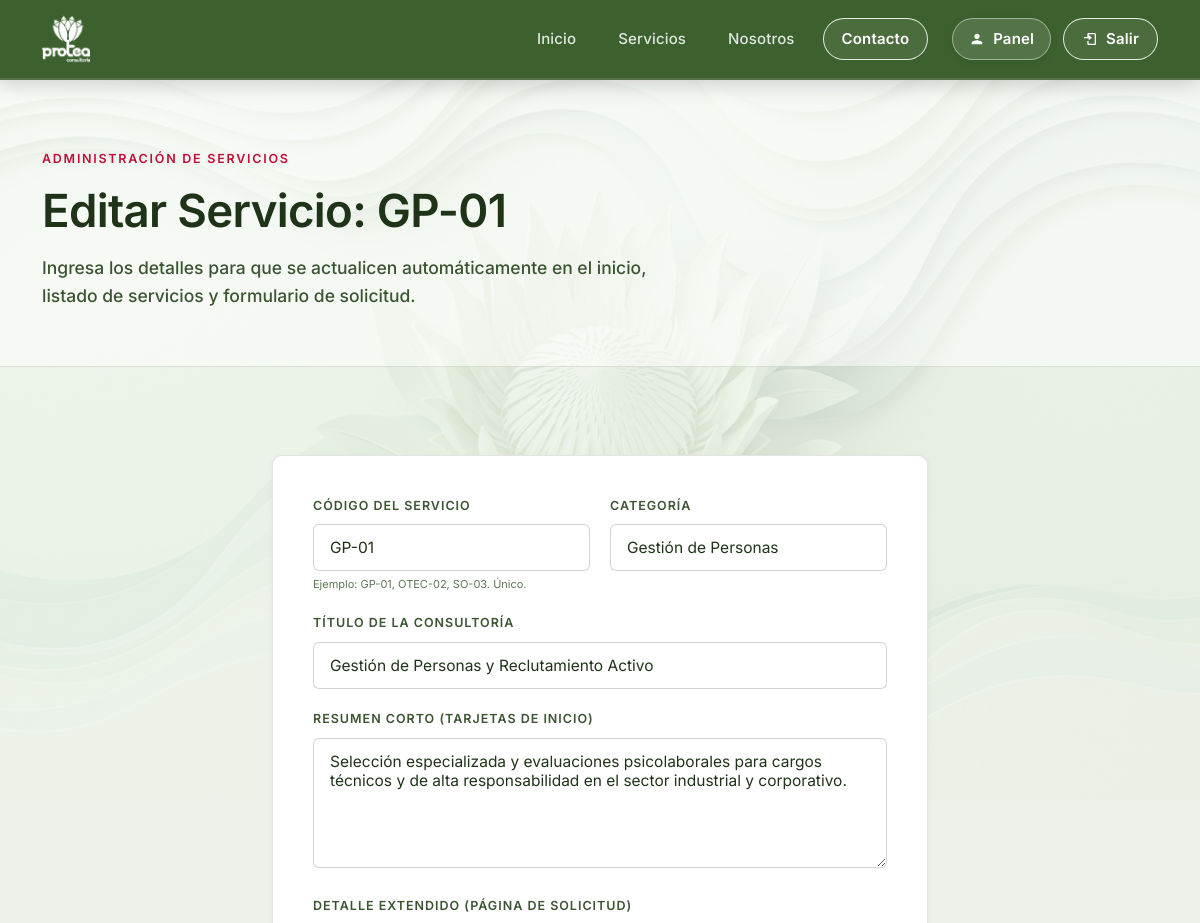
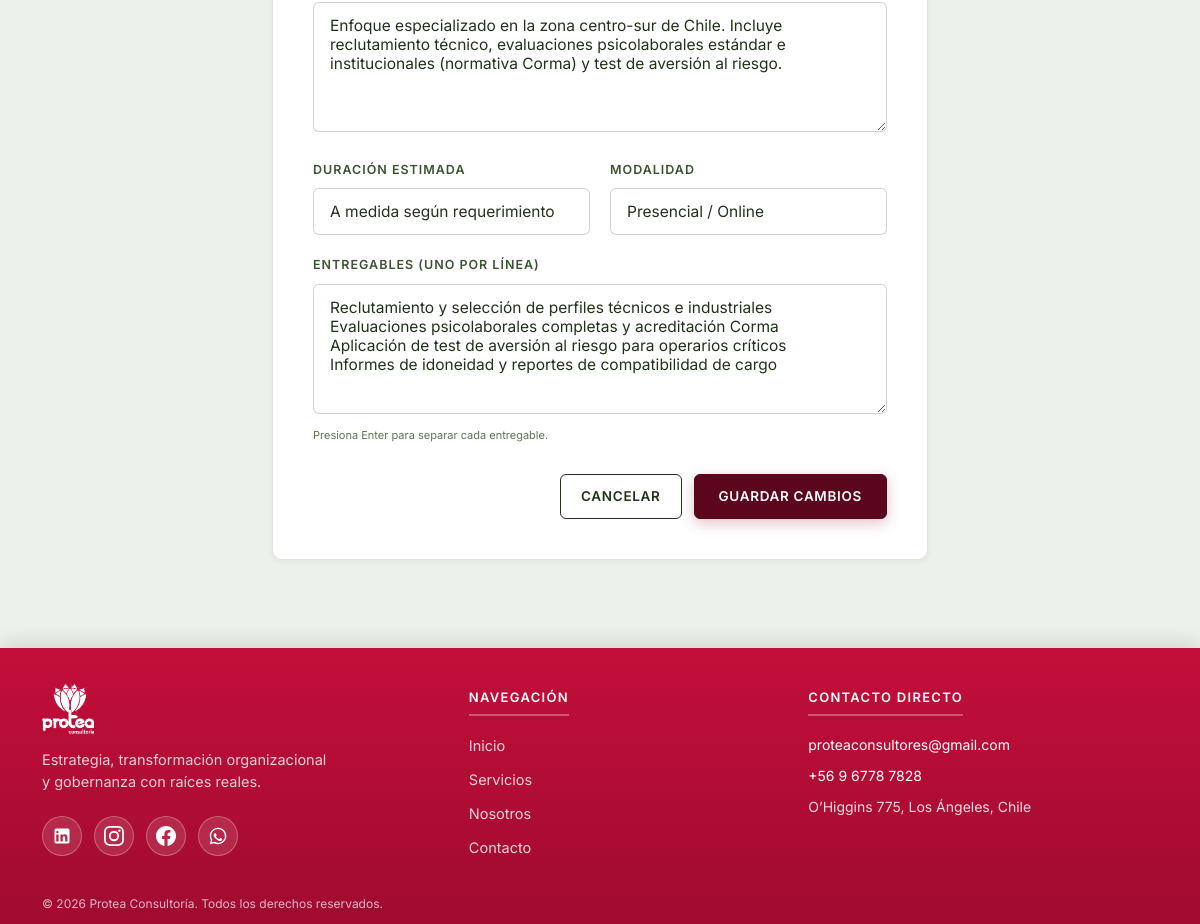
Page /dashboard/servicio/editar/GP-01/ (signed in) on the committed database (2 pictures, top to bottom).
### core/models.py (models this page shows, shortened)
class Servicio(models.Model):
    codigo = models.CharField(max_length=20, unique=True, primary_key=True)
    categoria = models.CharField(max_length=100)
    titulo = models.CharField(max_length=200)
    resumen = models.TextField()
    detalle = models.TextField()
    encuesta_nombre = models.CharField(max_length=200, blank=True)
    encuesta_preguntas = models.CharField(max_length=200, blank=True)
    duracion = models.CharField(max_length=100)
    modalidad = models.CharField(max_length=100)
    entregables = models.JSONField(default=list)

### core/views.py (the view, shortened to what this page needs)
# urls.py: path('dashboard/servicio/editar/<str:codigo>/', views.admin_servicio_editar, name='servicio_editar'),
@never_cache
@login_required(login_url='login')
def admin_servicio_editar(request, codigo):
    servicio = get_object_or_404(Servicio, codigo=codigo)
    entregables_str = "\n".join(servicio.entregables)
    return render(request, 'core/admin_servicio_form.html', {
        'action': 'editar',
        'servicio': servicio,
        'entregables_str': entregables_str
    })

### templates/core/admin_servicio_form.html (shortened to what this page needs)
{% extends "core/base.html" %}
{% load static %}
{% block content %}
<section class="page-hero">
  <div class="wrap">
    <span class="eyebrow on-ink">Administración de Servicios</span>
    <h1>{% if action == 'crear' %}Crear Nueva Línea de Negocio{% else %}Editar Servicio: {{ servicio.codigo }}{% endif %}</h1>
    <p>Ingresa los detalles para que se actualicen automáticamente en el inicio, listado de servicios y formulario de solicitud.</p>
  </div>
</section>
<section class="section" style="min-height: 50vh;">
  <div class="wrap" style="max-width: 720px; margin: 0 auto;">
    <div class="contact-form" style="padding: 40px; background: var(--bg-card); border-radius: var(--radius-md); border: 1.5px solid var(--line); box-shadow: var(--shadow-sm);">
      <form method="post">
        <div style="display: grid; grid-template-columns: 1fr 1fr; gap: 20px; margin-bottom: 20px;">
          <div class="field">
            <label for="codigo">Código del Servicio</label>
            <input type="text" id="codigo" name="codigo" placeholder="GP-01" required
                   value="{% if action == 'crear' %}{{ servicio_data.codigo|default:'' }}{% else %}{{ servicio.codigo }}{% endif %}"
                   {% if action == 'editar' %}disabled{% endif %}>
            <span style="font-size: 11px; color: var(--ink-muted); margin-top: 4px; display: block;">Ejemplo: GP-01, OTEC-02, SO-03. Único.</span>
          </div>
          <div class="field">
            <label for="categoria">Categoría</label>
            <input type="text" id="categoria" name="categoria" placeholder="Gestión de Personas" required
                   value="{% if action == 'crear' %}{{ servicio_data.categoria|default:'' }}{% else %}{{ servicio.categoria }}{% endif %}">
          </div>
        </div>
        <div class="field" style="margin-bottom: 20px;">
          <label for="titulo">Título de la Consultoría</label>
          <input type="text" id="titulo" name="titulo" placeholder="Gestión de Personas y Reclutamiento Activo" required
                 value="{% if action == 'crear' %}{{ servicio_data.titulo|default:'' }}{% else %}{{ servicio.titulo }}{% endif %}">
        </div>
        <div class="field" style="margin-bottom: 20px;">
          <label for="resumen">Resumen Corto (Tarjetas de Inicio)</label>
          <textarea id="resumen" name="resumen" placeholder="Selección especializada y evaluaciones psicolaborales..." required style="height: 80px;">{% if action == 'crear' %}{{ servicio_data.resumen|default:'' }}{% else %}{{ servicio.resumen }}{% endif %}</textarea>
        </div>
        <div class="field" style="margin-bottom: 20px;">
          <label for="detalle">Detalle Extendido (Página de Solicitud)</label>
          <textarea id="detalle" name="detalle" placeholder="Enfoque especializado en la zona centro-sur de Chile..." required style="height: 120px;">{% if action == 'crear' %}{{ servicio_data.detalle|default:'' }}{% else %}{{ servicio.detalle }}{% endif %}</textarea>
        </div>
        <div style="display: grid; grid-template-columns: 1fr 1fr; gap: 20px; margin-bottom: 20px;">
          <div class="field">
            <label for="duracion">Duración Estimada</label>
            <input type="text" id="duracion" name="duracion" placeholder="Cursos modulares / A medida" required
                   value="{% if action == 'crear' %}{{ servicio_data.duracion|default:'' }}{% else %}{{ servicio.duracion }}{% endif %}">
          </div>
          <div class="field">
            <label for="modalidad">Modalidad</label>
            <input type="text" id="modalidad" name="modalidad" placeholder="Presencial / Online / Mixta" required
                   value="{% if action == 'crear' %}{{ servicio_data.modalidad|default:'' }}{% else %}{{ servicio.modalidad }}{% endif %}">
          </div>
        </div>
        <div class="field" style="margin-bottom: 24px;">
          <label for="entregables">Entregables (Uno por línea)</label>
          <textarea id="entregables" name="entregables" placeholder="Reclutamiento y selección&#10;Evaluaciones psicolaborales&#10;Informes de idoneidad" required style="height: 120px;">{% if action == 'crear' %}{{ servicio_data.entregables|default:'' }}{% else %}{{ entregables_str }}{% endif %}</textarea>
          <span style="font-size: 11px; color: var(--ink-muted); margin-top: 4px; display: block;">Presiona Enter para separar cada entregable.</span>
        </div>
        <div style="display: flex; gap: 12px; justify-content: flex-end; margin-top: 30px;">
          <a href="{% url 'dashboard' %}" class="btn btn-ghost" style="padding: 10px 20px; font-size: 13.5px; border-radius: var(--radius-sm);">Cancelar</a>
          <button type="submit" class="btn btn-primary" style="padding: 10px 24px; font-size: 13.5px; border-radius: var(--radius-sm);">
            {% if action == 'crear' %}Crear Servicio{% else %}Guardar Cambios{% endif %}
          </button>
        </div>
      </form>
    </div>
  </div>
</section>
{% endblock %}

### static/css/style.css (style rules this page uses)
:root { --ink: #1F3318; --ink-soft: #3B5432; --ink-muted: #5D7653; --bg-white: #FFFFFF; --bg-surface: #ECF2EA; --bg-card: #FFFFFF; --header-green: #3C612E; --header-green-hover: #4A753B; --header-green-dark: #2C4621; --footer-red: #C20E3A; --footer-red-dark: #A00B2F; --footer-red-light: #7A0C24; --protea: #C20E3A; --protea-deep: #5C061D; --protea-soft: #FDECEF; --sage: #72B125; --sage-pale: #E9F2DF; --gold: #C09A46; --line: rgba(20, 40, 16, 0.12); --line-light: rgba(20, 40, 16, 0.06); --line-on-green: rgba(255, 255, 255, 0.18); --line-on-red: rgba(255, 255, 255, 0.18); --font-display: "Inter", sans-serif; --font-body: "Inter", sans-serif; --font-mono: "Inter", sans-serif; --max-w: 1180px; --radius-sm: 6px; --radius-md: 10px; --radius-lg: 16px; --radius-pill: 9999px; --shadow-sm: 0 2px 6px rgba(18, 38, 14, 0.05); --shadow-md: 0 8px 24px rgba(18, 38, 14, 0.08); --shadow-lg: 0 16px 40px rgba(18, 38, 14, 0.12); }
* { box-sizing: border-box; }
html { scroll-behavior: smooth; }
body.site-body { margin: 0; background-color: #ECF2EA; color: var(--ink); font-family: var(--font-body); font-size: 16.5px; line-height: 1.65; -webkit-font-smoothing: antialiased; position: relative; min-height: 100vh; display: flex; flex-direction: column; overflow-x: hidden; }
a { color: inherit; text-decoration: none; }
.wrap { max-width: var(--max-w); margin: 0 auto; padding: 0 32px; }
h1, h2, h3, h4 { font-family: var(--font-display); font-weight: 600; margin: 0; letter-spacing: -0.015em; color: var(--ink); }
p { margin: 0; }
.eyebrow { display: inline-block; font-family: var(--font-mono); font-size: 12.5px; letter-spacing: 0.14em; text-transform: uppercase; color: var(--protea); font-weight: 600; }
.eyebrow.on-ink { color: var(--protea); }
.btn { display: inline-flex; align-items: center; justify-content: center; gap: 8px; font-family: var(--font-mono); font-size: 13px; letter-spacing: 0.05em; text-transform: uppercase; font-weight: 600; padding: 13px 26px; border-radius: var(--radius-sm); border: 1.5px solid transparent; cursor: pointer; transition: all 0.2s cubic-bezier(0.2, 0.8, 0.2, 1); text-decoration: none; }
.btn-primary { background-color: var(--protea-deep); color: #FFFFFF; border-color: var(--protea-deep); box-shadow: 0 4px 14px rgba(122, 12, 36, 0.25); }
.btn-ghost { border-color: var(--ink); color: var(--ink); background-color: transparent; }
.page-hero { background: rgba(255, 255, 255, 0.5); border-bottom: 1px solid var(--line); padding: 64px 0 56px; position: relative; }
.page-hero h1 { color: var(--ink); font-size: clamp(30px, 3.8vw, 46px); margin-top: 14px; max-width: 22ch; line-height: 1.15; }
.page-hero p { color: var(--ink-soft); margin-top: 16px; max-width: 58ch; font-size: 17.5px; line-height: 1.6; font-weight: 500; }
.section { padding: 88px 0; position: relative; z-index: 1; }
.field label { display: block; font-family: var(--font-mono); font-size: 12.5px; text-transform: uppercase; letter-spacing: 0.08em; color: var(--ink-soft); font-weight: 600; margin-bottom: 8px; }
.field input, .field textarea { width: 100%; background: #FFFFFF; border: 1.5px solid rgba(20, 40, 16, 0.2); padding: 13px 16px; font-family: var(--font-body); font-size: 15.5px; color: var(--ink); border-radius: var(--radius-sm); transition: all 0.2s ease; }
.field textarea { resize: vertical; min-height: 130px; }

### rows in the picture
Servicio: codigo "GP-01", categoria "Gestión de Personas", titulo "Gestión de Personas y Reclutamiento Activo", resumen "Selección especializada y evaluaciones psicolaborales para cargos técnicos y de alta responsabilidad en el sector industrial y corporativo.", detalle "Enfoque especializado en la zona centro-sur de Chile. Incluye reclutamiento técnico, evaluaciones psicolaborales estándar e institucionales (normativa Corma) y test de aversión al riesgo.", duracion "A medida según requerimiento", modalidad "Presencial / Online"
